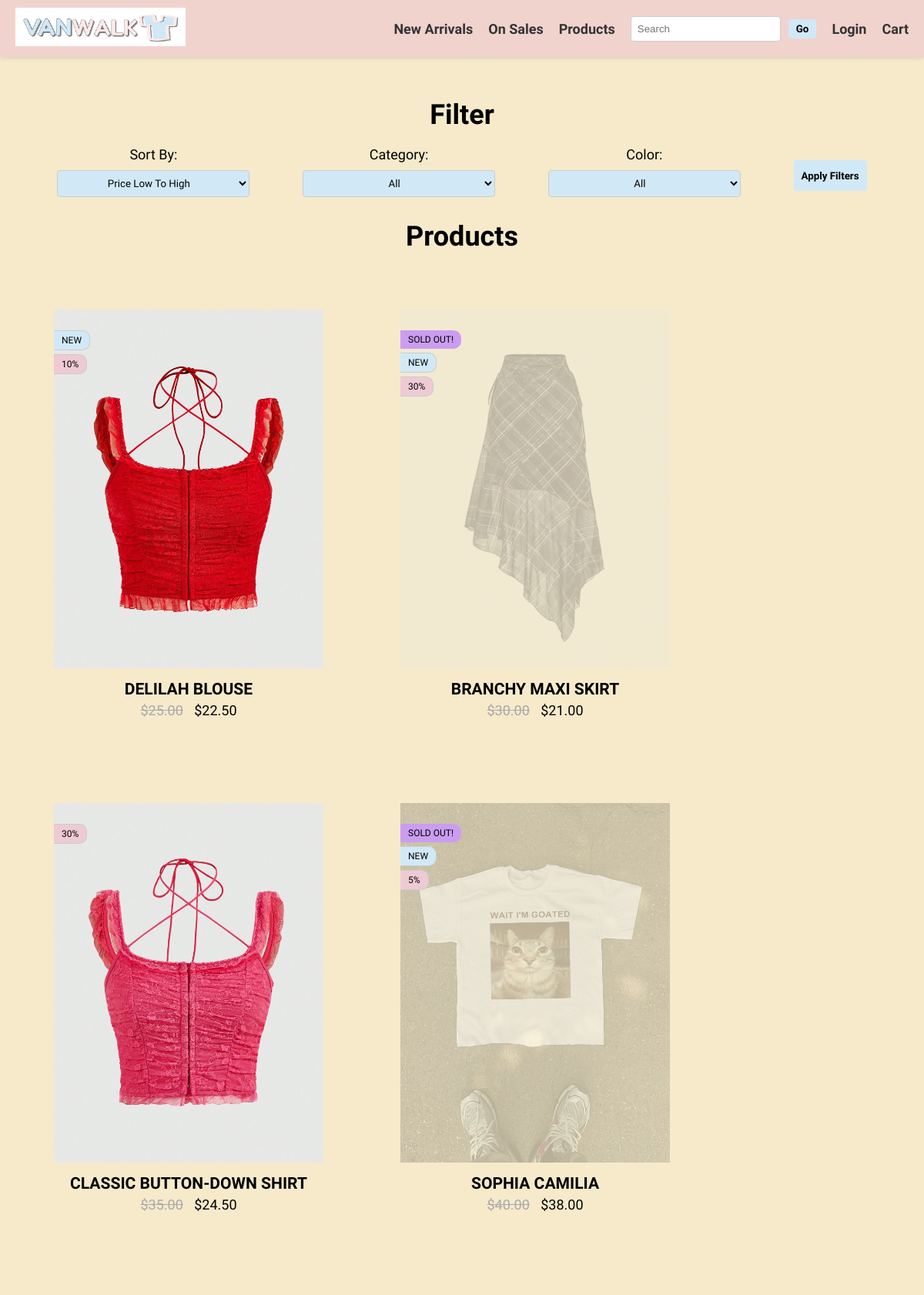
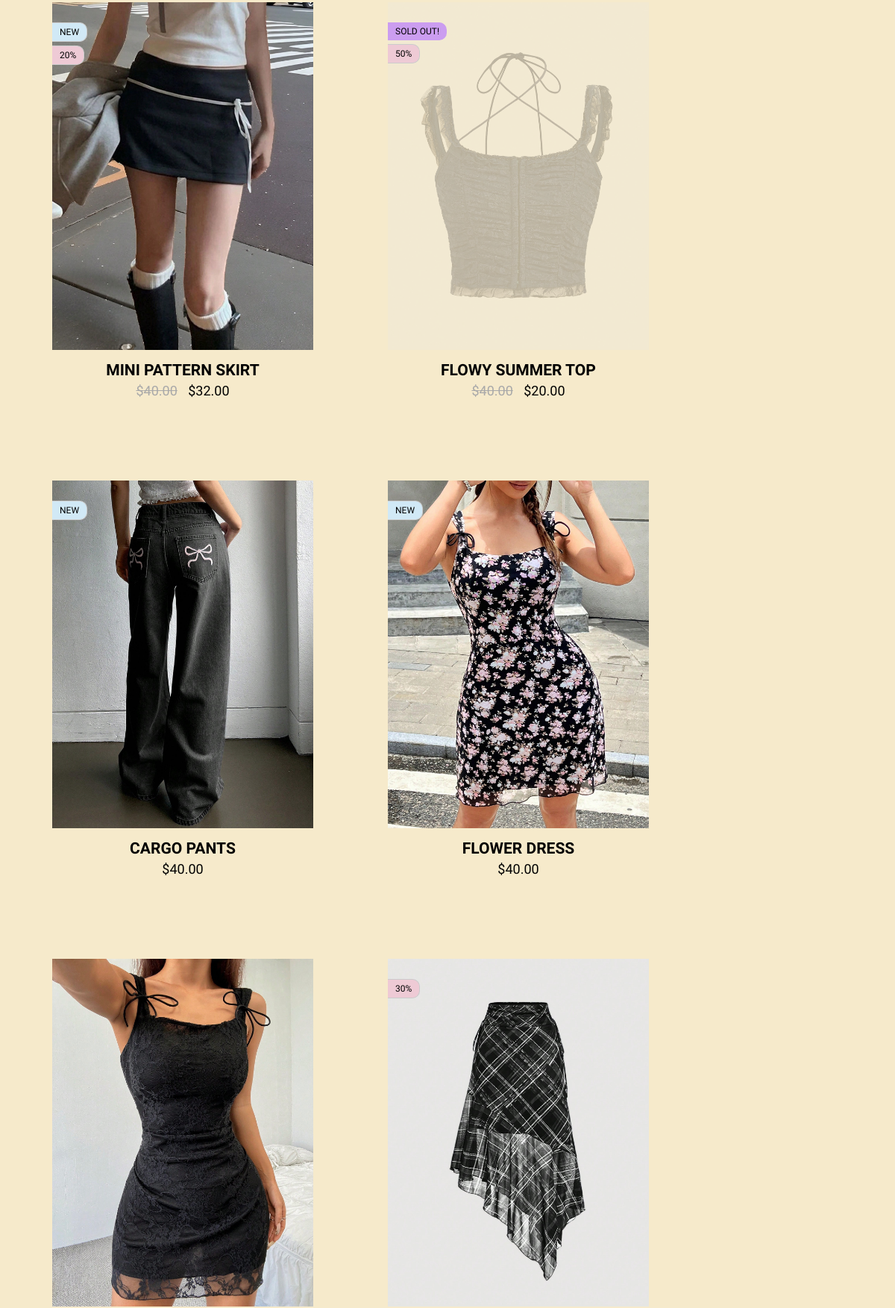
/products.php (upper part), run on the app's committed database (2 pictures, top to bottom).
### tables this page shows
CREATE TABLE `product` (
  `Prodid` char(3) NOT NULL,
  `Name` varchar(50) NOT NULL,
  `Price` float NOT NULL,
  `Type` varchar(50) NOT NULL,
  `Color` varchar(50) NOT NULL,
  `Description` longtext NOT NULL,
  `qty` int(11) NOT NULL,
  `Discount` float NOT NULL,
  `isNew` tinyint(1) NOT NULL,
  `created_datetime` datetime NOT NULL,
  `image_path` varchar(255) NOT NULL
);

### products.php (the view, shortened to what this page needs)
<?php
$servername = "localhost";
$username = "root";
$password = "";
$dbname = "vanwalk";
$conn = mysqli_connect($servername, $username, $password, $dbname);
$sort = isset($_GET['sort']) ? $_GET['sort'] : 'LTH';
$sql = "SELECT * FROM Product WHERE 1=1";
switch ($sort) {
  case 'LTH':
    $sql .= " ORDER BY Price ASC";
    break;
}
$result = mysqli_query($conn, $sql);
?>
<!DOCTYPE html>
<html lang="en">
<head>
  <link rel="stylesheet" type="text/css" href="./css/index.css" />
  <link rel="stylesheet" type="text/css" href="./css/header-footer.css" />
</head>
<body>
  <?php include 'header.php'; ?>
  <div class="main_wrapper" style="padding: 30px 0px 50px 0px">
    <div class="container">
      <h1 style="text-align: center; margin-bottom: 0px">Filter</h1>
      <form method="GET" action="products.php" class="filter-container">
        <div class="filter-options">
          <label for="sort">Sort By:</label>
          <select id="sort" name="sort">
            <option value="LTH">Price Low To High</option>
          </select>
        </div>
        <div class="filter-options">
          <label for="category">Category:</label>
          <select id="category" name="category">
            <option value="all">All</option>
          </select>
        </div>
        <div class="filter-options">
          <label for="color">Color:</label>
          <select id="color" name="color">
            <option value="all">All</option>
          </select>
        </div>
        <button type="submit" class="filter-btn">Apply Filters</button>
      </form>
      <h1 style="text-align: center; margin-top: 0px">Products</h1>
      <div class="product-grid" id="product-grid">
        <?php
        if (mysqli_num_rows($result) > 0) {
          while ($row = mysqli_fetch_assoc($result)) {
            echo '<form class="product-item" action="./productdetails.php" method="post">';
            $opacity = $row['qty'] == 0 ? '0.25' : '1.0';
            echo '<img src="' . $row['image_path'] . '" alt="' . htmlspecialchars($row['Name']) . '" onclick="this.parentNode.submit();" style="cursor: pointer; opacity: ' . $opacity . ';" />';
            echo '<div class="product-labels">';
            if ($row['qty'] == 0) {
              echo '<span class="product-label soldout">Sold Out!</span>';
            }
            if ($row['isNew']) {
              echo '<span class="product-label new">New</span>';
            }
            if ($row['Discount'] > 0) {
              echo '<span class="product-label discount">' . $row['Discount'] . '%</span>';
            }
            echo '</div>';
            echo '<h3 style="text-transform: uppercase;">' . htmlspecialchars($row['Name']) . '</h3>';
            if ($row['Discount'] > 0) {
              $discountedPrice = $row['Price'] * (1 - $row['Discount'] / 100);
              echo '<p><span style="text-decoration: line-through; color: #A9A9A9; padding-right: 10px;">$' . number_format($row['Price'], 2) . '</span> $' . number_format($discountedPrice, 2) . '</p>';
            } else {
              echo '<p>$' . number_format($row['Price'], 2) . '</p>';
            }
            echo '</form>';
          }
        } else {
          echo '<p>No products found.</p>';
        }
        ?>
      </div>
    </div>
  </div>
  <?php include 'footer.php'; ?>
</body>
</html>

### css/index.css (style rules this page uses)
body { background-color: #f6eacb; color: black; font-family: 'Amaranth', sans-serif; font-size: 18px; margin: 0; padding: 0; min-height: 100vh; display: flex; flex-direction: column; }
.container { max-width: 1800px; margin: 0 auto; padding: 0 20px; }
.main_wrapper { flex: 1; }
button { padding: 5px 10px; border: none; background-color: #d1e9f6; font-weight: bold; color: black; border-radius: 4px; font-family: 'Amaranth', sans-serif; cursor: pointer; }
.filter-container { display: flex; justify-content: space-around; align-item: center; padding: 20px; }
.filter-options { display: flex; align-items: center; flex-direction: column; }
.filter-options label { margin-bottom: 10px; }
.filter-options select { width: 250px; padding: 8px; text-align: center; border: 1px solid #ccc; border-radius: 4px; margin-bottom: 10px; font-family: 'Amaranth', sans-serif; background-color: #d1e9f6; }
.filter-btn { height: 40px; margin-top: auto; margin-bottom: auto; }
.product-grid { display: flex; flex-wrap: wrap; justify-content: flex-start; }
.product-item { flex: 0 0 calc(20% - 10px); margin-bottom: 30px; border-radius: 3px; text-align: center; position: relative; margin: 50px; }
.product-item img { width: 350px; height: auto; }
.product-labels { position: absolute; top: 5%; left: 0; display: flex; flex-direction: column; }
.product-label { background-color: rgba(0, 0, 0, 0.8); color: black; padding: 5px 10px; font-size: 12px; text-transform: uppercase; margin-bottom: 5px; border: 1px solid #ccc; width: fit-content; border-left: 0px; border-top-right-radius: 10px; border-bottom-right-radius: 10px; }
.product-label.new { background-color: #d1e9f6; }
.product-label.soldout { background-color: #CB9DF0; border : none; }
.product-label.discount { background-color: #eecad5; }
.product-item h3 { margin-top: 10px; margin-bottom: 5px; }
.product-item p { margin-top: 0; margin-bottom: 10px; }

### data on the page
product: image_path (picture), isNew "NEW", Discount "10", Name "DELILAH BLOUSE", Price "25.00", discountedPrice "22.50"
product: image_path (picture), qty "SOLD OUT!", isNew "NEW", Discount "30", Name "BRANCHY MAXI SKIRT", Price "30.00", discountedPrice "21.00"
product: image_path (picture), Discount "30", Name "CLASSIC BUTTON-DOWN SHIRT", Price "35.00", discountedPrice "24.50"
product: image_path (picture), qty "SOLD OUT!", isNew "NEW", Discount "5", Name "SOPHIA CAMILIA", Price "40.00", discountedPrice "38.00"
product: image_path (picture), isNew "NEW", Discount "20", Name "MINI PATTERN SKIRT", Price "40.00", discountedPrice "32.00"
product: image_path (picture), qty "SOLD OUT!", Discount "50", Name "FLOWY SUMMER TOP", Price "40.00", discountedPrice "20.00"
product: image_path (picture), isNew "NEW", Name "CARGO PANTS", Price "40.00"
product: image_path (picture), isNew "NEW", Name "FLOWER DRESS", Price "40.00"
product: image_path (picture)
product: image_path (picture), Discount "30"
